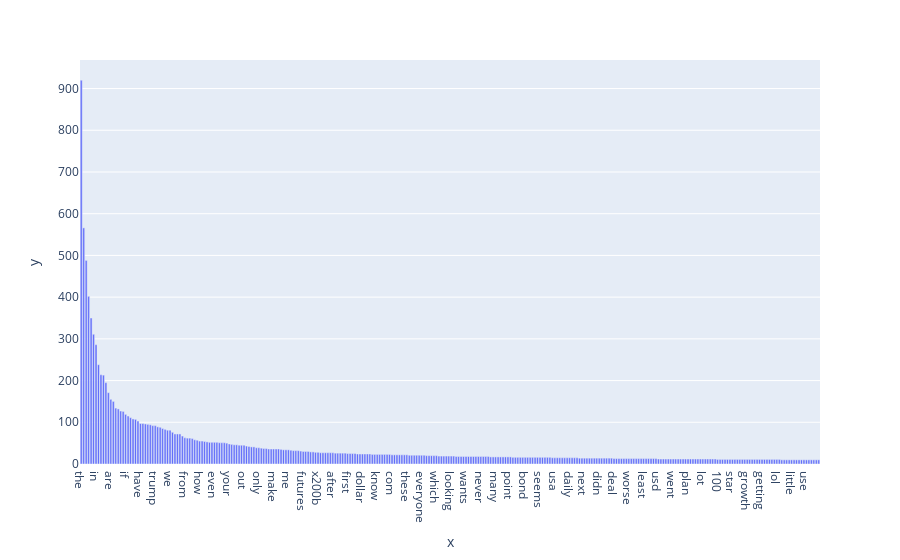

Here is the notebook cell this chart was saved with:
### Markdown cell above
Sort the term frequencies in descending order

### Code cell
import plotly.express as pe
term_index=np.argsort(term_frequencies)[::-1][:300]

plot_x=count_vect.get_feature_names_out()[term_index]
plot_y=term_frequencies[term_index]

fig=pe.bar(x=plot_x,y=plot_y)
fig.show()

### Figure 1 — Plotly figure (JSON) as saved in the notebook; plotly's stock layout.template omitted (floating-point values rounded to 4 significant figures; data arrays with more than 128 entries replaced by an {"elided": "..."} marker saying what was removed)
{"data": [{"hovertemplate": "x=%{x}<br>y=%{y}<extra></extra>", "legendgroup": "", "marker": {"color": "#636efa", "pattern": {"shape": ""}}, "name": "", "orientation": "v", "showlegend": false, "textposition": "auto", "type": "bar", "x": {"elided": "300 str values"}, "xaxis": "x", "y": {"elided": "300 int values"}, "yaxis": "y"}], "layout": {"barmode": "relative", "legend": {"tracegroupgap": 0}, "margin": {"t": 60}, "xaxis": {"anchor": "y", "domain": [0, 1], "title": {"text": "x"}}, "yaxis": {"anchor": "x", "domain": [0, 1], "title": {"text": "y"}}}}
